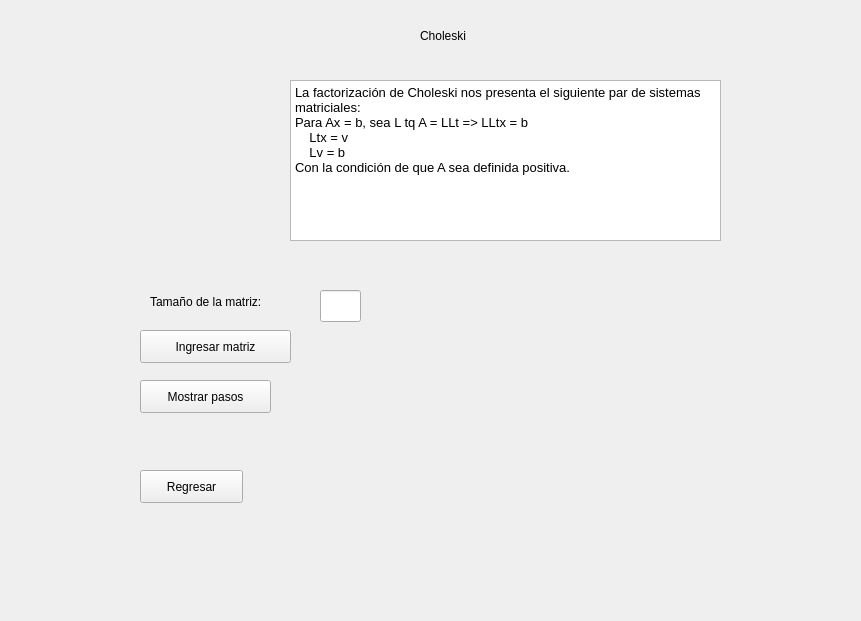
<?xml version="1.0" encoding="UTF-8"?>
<ui version="4.0">
 <class>Form</class>
 <widget class="QWidget" name="Form">
  <property name="geometry">
   <rect>
    <x>0</x>
    <y>0</y>
    <width>861</width>
    <height>621</height>
   </rect>
  </property>
  <property name="windowTitle">
   <string>Form</string>
  </property>
  <widget class="QTextEdit" name="textEdit_2">
   <property name="geometry">
    <rect>
     <x>290</x>
     <y>80</y>
     <width>431</width>
     <height>161</height>
    </rect>
   </property>
   <property name="html">
    <string>&lt;!DOCTYPE HTML PUBLIC &quot;-//W3C//DTD HTML 4.0//EN&quot; &quot;http://www.w3.org/TR/REC-html40/strict.dtd&quot;&gt;
&lt;html&gt;&lt;head&gt;&lt;meta name=&quot;qrichtext&quot; content=&quot;1&quot; /&gt;&lt;style type=&quot;text/css&quot;&gt;
p, li { white-space: pre-wrap; }
&lt;/style&gt;&lt;/head&gt;&lt;body style=&quot; font-family:'Ubuntu Bold'; font-size:10pt; font-weight:400; font-style:normal;&quot;&gt;
&lt;p style=&quot; margin-top:0px; margin-bottom:0px; margin-left:0px; margin-right:0px; -qt-block-indent:0; text-indent:0px;&quot;&gt;La factorización de Choleski nos presenta el siguiente par de sistemas matriciales:&lt;/p&gt;
&lt;p style=&quot; margin-top:0px; margin-bottom:0px; margin-left:0px; margin-right:0px; -qt-block-indent:0; text-indent:0px;&quot;&gt;Para Ax = b, sea L tq A = LLt =&amp;gt; LLtx = b&lt;/p&gt;
&lt;p style=&quot; margin-top:0px; margin-bottom:0px; margin-left:0px; margin-right:0px; -qt-block-indent:0; text-indent:0px;&quot;&gt;    Ltx = v&lt;/p&gt;
&lt;p style=&quot; margin-top:0px; margin-bottom:0px; margin-left:0px; margin-right:0px; -qt-block-indent:0; text-indent:0px;&quot;&gt;    Lv = b&lt;/p&gt;
&lt;p style=&quot; margin-top:0px; margin-bottom:0px; margin-left:0px; margin-right:0px; -qt-block-indent:0; text-indent:0px;&quot;&gt;Con la condición de que A sea definida positiva.&lt;/p&gt;&lt;/body&gt;&lt;/html&gt;</string>
   </property>
  </widget>
  <widget class="QLineEdit" name="tamEdit">
   <property name="geometry">
    <rect>
     <x>320</x>
     <y>290</y>
     <width>41</width>
     <height>32</height>
    </rect>
   </property>
   <property name="text">
    <string/>
   </property>
  </widget>
  <widget class="QPushButton" name="unidad4button">
   <property name="geometry">
    <rect>
     <x>140</x>
     <y>470</y>
     <width>103</width>
     <height>33</height>
    </rect>
   </property>
   <property name="text">
    <string>Regresar</string>
   </property>
  </widget>
  <widget class="QLabel" name="label">
   <property name="geometry">
    <rect>
     <x>420</x>
     <y>0</y>
     <width>81</width>
     <height>71</height>
    </rect>
   </property>
   <property name="text">
    <string>Choleski</string>
   </property>
  </widget>
  <widget class="QLabel" name="label_2">
   <property name="geometry">
    <rect>
     <x>150</x>
     <y>290</y>
     <width>171</width>
     <height>24</height>
    </rect>
   </property>
   <property name="text">
    <string>Tamaño de la matriz:</string>
   </property>
  </widget>
  <widget class="QPushButton" name="matButton">
   <property name="geometry">
    <rect>
     <x>140</x>
     <y>330</y>
     <width>151</width>
     <height>33</height>
    </rect>
   </property>
   <property name="text">
    <string>Ingresar matriz</string>
   </property>
  </widget>
  <widget class="QPushButton" name="pasosButton">
   <property name="geometry">
    <rect>
     <x>140</x>
     <y>380</y>
     <width>131</width>
     <height>33</height>
    </rect>
   </property>
   <property name="text">
    <string>Mostrar pasos</string>
   </property>
  </widget>
 </widget>
 <resources/>
 <connections/>
</ui>
